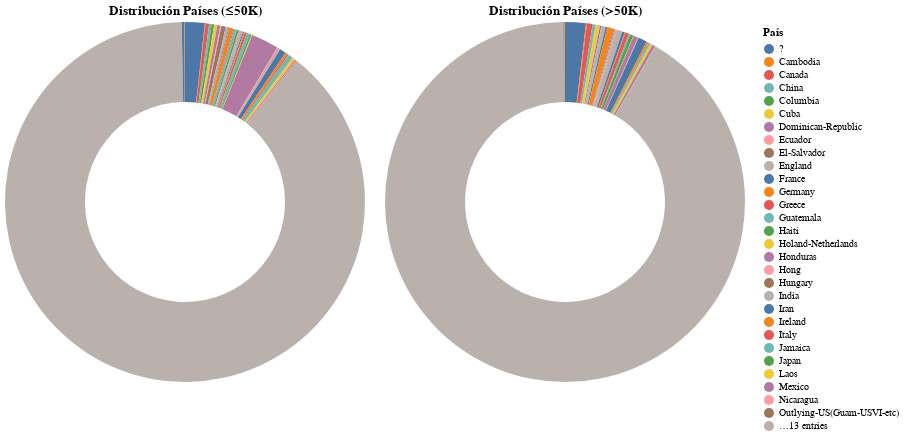

Notebook source saved alongside this figure:
### Markdown cell above
Parece que **la mayoría de datos proviene de estados unidos**  
A continuación, crearé 2 subdatasets, uno que sea con <=50k y otro >50k, sacaré otros 2 gráficos a ver si cambian los mark_arc

### Code cell
# Subconjuntos
df_low  = df[df["salary"] == "<=50K"]
df_high = df[df["salary"] == ">50K"]

# Conteos
counts_low  = df_low.groupby("native-country").size().reset_index(name="count")
counts_high = df_high.groupby("native-country").size().reset_index(name="count")

# Porcentajes
counts_low["percentage"]  = (counts_low["count"]  / counts_low["count"].sum()  * 100).round(1)
counts_high["percentage"] = (counts_high["count"] / counts_high["count"].sum() * 100).round(1)

# Donuts
donut_low = alt.Chart(counts_low).mark_arc(innerRadius=100, outerRadius=180).encode(
    theta=alt.Theta("count:Q", title="Registros"),
    color=alt.Color("native-country:N", title="País"),
    tooltip=[
        alt.Tooltip("native-country:N", title="País"),
        alt.Tooltip("count:Q", title="Total registros"),
        alt.Tooltip("percentage:Q", title="Porcentaje (%)")
    ]
).properties(
    title="Distribución Países (≤50K)",
    width=350, height=350
)

donut_high = alt.Chart(counts_high).mark_arc(innerRadius=100, outerRadius=180).encode(
    theta=alt.Theta("count:Q"),
    color=alt.Color("native-country:N"),
    tooltip=[
        alt.Tooltip("native-country:N"),
        alt.Tooltip("count:Q"),
        alt.Tooltip("percentage:Q")
    ]
).properties(
    title="Distribución Países (>50K)",
    width=350, height=350
)

# Lado a lado con escala de color compartida
(donut_low | donut_high).resolve_scale(color='shared')

### Figure 1 — Vega-Lite specification as saved in the notebook (floating-point values rounded to 4 significant figures)
{"config": {"view": {"continuousWidth": 300, "continuousHeight": 300}}, "hconcat": [{"data": {"name": "data-a46a7d379d83ae587c4b8f3210acfea8"}, "mark": {"type": "arc", "innerRadius": 100, "outerRadius": 180}, "encoding": {"color": {"field": "native-country", "title": "País", "type": "nominal"}, "theta": {"field": "count", "title": "Registros", "type": "quantitative"}, "tooltip": [{"field": "native-country", "title": "País", "type": "nominal"}, {"field": "count", "title": "Total registros", "type": "quantitative"}, {"field": "percentage", "title": "Porcentaje (%)", "type": "quantitative"}]}, "height": 350, "title": "Distribución Países (≤50K)", "width": 350}, {"data": {"name": "data-fade573432a16aee5d0059385aee3ae1"}, "mark": {"type": "arc", "innerRadius": 100, "outerRadius": 180}, "encoding": {"color": {"field": "native-country", "type": "nominal"}, "theta": {"field": "count", "type": "quantitative"}, "tooltip": [{"field": "native-country", "type": "nominal"}, {"field": "count", "type": "quantitative"}, {"field": "percentage", "type": "quantitative"}]}, "height": 350, "title": "Distribución Países (>50K)", "width": 350}], "resolve": {"scale": {"color": "shared"}}, "$schema": "https://vega.github.io/schema/vega-lite/v5.20.1.json", "datasets": {"data-a46a7d379d83ae587c4b8f3210acfea8": [{"native-country": "?", "count": 437, "percentage": 1.8}, {"native-country": "Cambodia", "count": 12, "percentage": 0.0}, {"native-country": "Canada", "count": 82, "percentage": 0.3}, {"native-country": "China", "count": 55, "percentage": 0.2}, {"native-country": "Columbia", "count": 57, "percentage": 0.2}, {"native-country": "Cuba", "count": 70, "percentage": 0.3}, {"native-country": "Dominican-Republic", "count": 68, "percentage": 0.3}, {"native-country": "Ecuador", "count": 24, "percentage": 0.1}, {"native-country": "El-Salvador", "count": 97, "percentage": 0.4}, {"native-country": "England", "count": 60, "percentage": 0.2}, {"native-country": "France", "count": 17, "percentage": 0.1}, {"native-country": "Germany", "count": 93, "percentage": 0.4}, {"native-country": "Greece", "count": 21, "percentage": 0.1}, {"native-country": "Guatemala", "count": 61, "percentage": 0.2}, {"native-country": "Haiti", "count": 40, "percentage": 0.2}, {"native-country": "Holand-Netherlands", "count": 1, "percentage": 0.0}, {"native-country": "Honduras", "count": 12, "percentage": 0.0}, {"native-country": "Hong", "count": 14, "percentage": 0.1}, {"native-country": "Hungary", "count": 10, "percentage": 0.0}, {"native-country": "India", "count": 60, "percentage": 0.2}, {"native-country": "Iran", "count": 25, "percentage": 0.1}, {"native-country": "Ireland", "count": 19, "percentage": 0.1}, {"native-country": "Italy", "count": 48, "percentage": 0.2}, {"native-country": "Jamaica", "count": 71, "percentage": 0.3}, {"native-country": "Japan", "count": 38, "percentage": 0.2}, {"native-country": "Laos", "count": 16, "percentage": 0.1}, {"native-country": "Mexico", "count": 610, "percentage": 2.5}, {"native-country": "Nicaragua", "count": 32, "percentage": 0.1}, {"native-country": "Outlying-US(Guam-USVI-etc)", "count": 14, "percentage": 0.1}, {"native-country": "Peru", "count": 29, "percentage": 0.1}, {"native-country": "Philippines", "count": 137, "percentage": 0.6}, {"native-country": "Poland", "count": 48, "percentage": 0.2}, {"native-country": "Portugal", "count": 33, "percentage": 0.1}, {"native-country": "Puerto-Rico", "count": 102, "percentage": 0.4}, {"native-country": "Scotland", "count": 9, "percentage": 0.0}, {"native-country": "South", "count": 64, "percentage": 0.3}, {"native-country": "Taiwan", "count": 31, "percentage": 0.1}, {"native-country": "Thailand", "count": 15, "percentage": 0.1}, {"native-country": "Trinadad&Tobago", "count": 17, "percentage": 0.1}, {"native-country": "United-States", "count": 21999, "percentage": 89.0}, {"native-country": "Vietnam", "count": 62, "percentage": 0.3}, {"native-country": "Yugoslavia", "count": 10, "percentage": 0.0}], "data-fade573432a16aee5d0059385aee3ae1": [{"native-country": "?", "count": 146, "percentage": 1.9}, {"native-country": "Cambodia", "count": 7, "percentage": 0.1}, {"native-country": "Canada", "count": 39, "percentage": 0.5}, {"native-country": "China", "count": 20, "percentage": 0.3}, {"native-country": "Columbia", "count": 2, "percentage": 0.0}, {"native-country": "Cuba", "count": 25, "percentage": 0.3}, {"native-country": "Dominican-Republic", "count": 2, "percentage": 0.0}, {"native-country": "Ecuador", "count": 4, "percentage": 0.1}, {"native-country": "El-Salvador", "count": 9, "percentage": 0.1}, {"native-country": "England", "count": 30, "percentage": 0.4}, {"native-country": "France", "count": 12, "percentage": 0.2}, {"native-country": "Germany", "count": 44, "percentage": 0.6}, {"native-country": "Greece", "count": 8, "percentage": 0.1}, {"native-country": "Guatemala", "count": 3, "percentage": 0.0}, {"native-country": "Haiti", "count": 4, "percentage": 0.1}, {"native-country": "Honduras", "count": 1, "percentage": 0.0}, {"native-country": "Hong", "count": 6, "percentage": 0.1}, {"native-country": "Hungary", "count": 3, "percentage": 0.0}, {"native-country": "India", "count": 40, "percentage": 0.5}, {"native-country": "Iran", "count": 18, "percentage": 0.2}, {"native-country": "Ireland", "count": 5, "percentage": 0.1}, {"native-country": "Italy", "count": 25, "percentage": 0.3}, {"native-country": "Jamaica", "count": 10, "percentage": 0.1}, {"native-country": "Japan", "count": 24, "percentage": 0.3}, {"native-country": "Laos", "count": 2, "percentage": 0.0}, {"native-country": "Mexico", "count": 33, "percentage": 0.4}, {"native-country": "Nicaragua", "count": 2, "percentage": 0.0}, {"native-country": "Peru", "count": 2, "percentage": 0.0}, {"native-country": "Philippines", "count": 61, "percentage": 0.8}, {"native-country": "Poland", "count": 12, "percentage": 0.2}, {"native-country": "Portugal", "count": 4, "percentage": 0.1}, {"native-country": "Puerto-Rico", "count": 12, "percentage": 0.2}, {"native-country": "Scotland", "count": 3, "percentage": 0.0}, {"native-country": "South", "count": 16, "percentage": 0.2}, {"native-country": "Taiwan", "count": 20, "percentage": 0.3}, {"native-country": "Thailand", "count": 3, "percentage": 0.0}, {"native-country": "Trinadad&Tobago", "count": 2, "percentage": 0.0}, {"native-country": "United-States", "count": 7171, "percentage": 91.5}, {"native-country": "Vietnam", "count": 5, "percentage": 0.1}, {"native-country": "Yugoslavia", "count": 6, "percentage": 0.1}]}}
